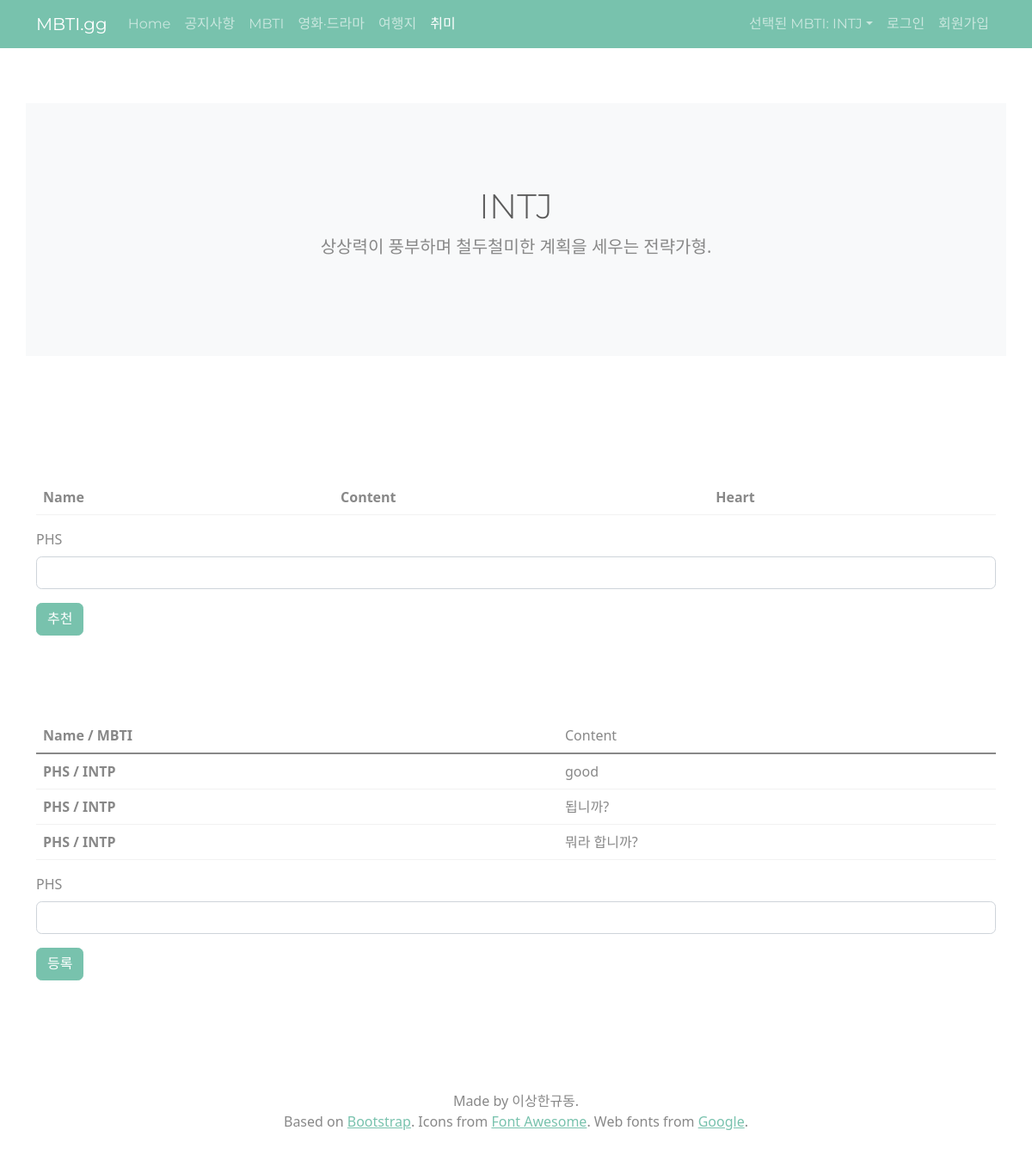
Page /hobby/?mbti=INTJ on the committed database.
### mbti/models.py (models this page shows)
class Mbti(models.Model):
    mbti_id = models.CharField(max_length=4, primary_key=True)
    desc = models.CharField(max_length=50)
    profile = models.TextField()

### hobby/models.py (models this page shows)
class HobbyComment(models.Model):
    h_cno = models.BigAutoField(primary_key = True)
    mbti_id = models.ForeignKey(Mbti,on_delete=models.CASCADE, db_column='mbti_id')
    user_id = models.ForeignKey(User, on_delete=models.CASCADE, db_column='user_id')
    comment = models.TextField()

### user/models.py (models this page shows)
class User(models.Model):
    user_id = models.CharField(max_length=20, primary_key=True)
    name = models.CharField(max_length=20, unique=True)
    pwd = models.CharField(max_length=50)
    mbti_id = models.ForeignKey('mbti.Mbti', on_delete=models.PROTECT, db_column='mbti_id')
    birth_dt = models.DateField(null=True, blank=True)
    GENDER_CHOICES = (
        ('M', 'Man'),
        ('F', 'Female')
    )
    gender = models.CharField(max_length=1, null=True, choices=GENDER_CHOICES )

### hobby/views.py (the view)
# urls.py: path('', views.index, name='hobby_index'),
def index(request):
    print('>>> Hobby - Index')
    try:
        selected_mbti = request.GET['mbti']
        hobbys = Hobby.objects.all()
        mbti_table = Mbti.objects.get(mbti_id=selected_mbti)
        likes = HobbyLiked.objects.all()
        cmts = HobbyComment.objects.all()
        user_mbti = request.session.get('user_mbti')
        user_name = request.session.get('user_name')
        context = {
            'title': 'Hobby',
            'nav_link_active': 'hobby',
            'selected_mbti': selected_mbti,
            'hobbys' : hobbys,
            'mbti_table' : mbti_table,
            'user_mbti': user_mbti,
            'user_name': user_name,
            'likes' : likes,
            'cmts' : cmts,
        }
        return render(request, 'hobby/index.html', context)
    except Exception:
        selected_mbti = ''
        context = {
            'selected_mbti': selected_mbti,
        }
        return render(request, 'hobby/select_mbti.html', context)

### hobby/templates/hobby/index.html (shortened to what this page needs)
{% include 'header.html' %}
{% block content %}
<body>
  <section class="py-5 text-center container bg-light">
    <div class="row py-lg-5">
      <div class="col-lg-6 col-md-8 mx-auto">
        <h1 class="fw-light" style="text-transform:uppercase">{{selected_mbti}}</h1>
        <p class="lead text-muted">{{mbti_table.profile}}</p>
      </div>
    </div>
  </section>
  <div class="album py-5">
  </div>
  <div class="user_rmd py-5 container">
    <table class="table">
      <thead>
        <tr>
          <th scope="col">Name</th>
          <th scope="col">Content</th>
          <th scope="col">Heart</th>
        </tr>
      </thead>
    </table>
    <div class="mb-3">
      <label for="user_rmd" class="user_name form-label">PHS</label>
      <input type="text" class="form-control" id="user_rmd">
    </div>
    <button type="submit" class="btn btn-primary like_submit">추천</button>
  </div>
  <div class="hobby_comment py-5 container" >
    <table class="table">
      <thead>
        <tr>
          <th scope="col">Name / MBTI</th>
          <td scope="col">Content</td>
        </tr>
      </thead>
      <tbody id="cmt_body">
      {% for cmt in cmts %}
        <tr>
          <th scope="row">{{cmt.user_id.name}} / {{cmt.mbti_id.mbti_id}}</th>
          <td>{{cmt.comment}}</td>
        </tr>
      {% endfor %}
      </tbody>
    </table>
    <div class="mb-3">
      <label for="user_comment" class="name form-label">PHS</label>
      <input type="text" class="form-control" id="user_comment">
    </div>
    <button type="submit" class="btn cmt_btn btn-primary">등록</button>
  </div>
</body>
{% endblock %}
{% include 'footer.html'%}

### common/templates/header.html (shortened to what this page needs)
<!DOCTYPE html>
{% load static %}
<html lang="en">
<head>
    <link rel="stylesheet" href="{% static '/assets/css/bootstrap.css' %}">
    <link rel="stylesheet" href="{% static '/assets/css/font-awesome.min.css' %}">
    <link rel="stylesheet" href="{% static '/assets/css/prism-okaidia.css' %}">
    <link rel="stylesheet" href="{% static '/assets/css/custom.min.css' %}">
</head>
<body>
    <nav class="navbar navbar-expand-lg fixed-top navbar-dark bg-primary">
        <div class="container">
            <a class="navbar-brand" href="../">MBTI.gg</a>
            <div class="collapse navbar-collapse" id="navbarResponsive">
                <ul class="navbar-nav">
                    <li class="nav-item">
                        <a class="nav-link{% if nav_link_active == 'home' %} active{% endif %}" href="../home{% if selected_mbti != '' %}/?mbti={{selected_mbti}}{% endif %}">Home</a>
                    </li>
                    <li class="nav-item">
                        <a class="nav-link{% if nav_link_active == 'notice' %} active{% endif %}" href="/notice{% if selected_mbti != '' %}/?mbti={{selected_mbti}}{% endif %}">공지사항</a>
                    </li>
                    <li class="nav-item">
                        <a class="nav-link{% if nav_link_active == 'mbti' %} active{% endif %}" href="../mbti{% if selected_mbti != '' %}/?mbti={{selected_mbti}}{% endif %}">MBTI</a>
                    </li>
                    <li class="nav-item">
                        <a class="nav-link{% if nav_link_active == 'movie' %} active{% endif %}" href="../movie{% if selected_mbti != '' %}/?mbti={{selected_mbti}}{% endif %}">영화·드라마</a>
                    </li>
                    <li class="nav-item">
                        <a class="nav-link{% if nav_link_active == 'place' %} active{% endif %}" href="../place{% if selected_mbti != '' %}/?mbti={{selected_mbti}}{% endif %}">여행지</a>
                    </li>
                    <li class="nav-item">
                        <a class="nav-link{% if nav_link_active == 'hobby' %} active{% endif %}" href="../hobby{% if selected_mbti != '' %}/?mbti={{selected_mbti}}{% endif %}">취미</a>
                    </li>
                </ul>
                <ul class="navbar-nav ms-md-auto">
                    {% if nav_link_active != 'user' %}
                    <li class="nav-item dropdown">
                        <a class="nav-link dropdown-toggle" data-bs-toggle="dropdown" href="#" role="button" aria-haspopup="true" aria-expanded="false">{% if selected_mbti == '' %}MBTI를 선택하세요{% else %}선택된 MBTI: {{selected_mbti}}{% endif %}</a>
                    </li>
                    {% endif %}
                    <li class="nav-item">
                        <a class="nav-link{% if nav_link_active == 'user' %}  active{% endif %}" href="../user/{% if login_type == 'login' %}info{% else %}login{% endif %}">{% if login_type == 'login' %}회원정보{% else %}로그인{% endif %}</a>
                    </li>
                    {% if login_type == 'login' %}
                    <li class="nav-item">
                        <a class="nav-link" href="../user/logout">로그아웃</a>
                    </li>
                    {% else %}
                    <li class="nav-item">
                        <a class="nav-link" href="../user/signup">회원가입</a>
                    </li>
                    {% endif %}
                </ul>
            </div>
        </div>
    </nav>
</body>
</html>

### rows in the picture
Mbti: mbti_id "INTJ", profile "상상력이 풍부하며 철두철미한 계획을 세우는 전략가형."
HobbyComment: user_id.name "PHS", mbti_id.mbti_id "INTP", comment "good"
HobbyComment: user_id.name "PHS", mbti_id.mbti_id "INTP", comment "됩니까?"
HobbyComment: user_id.name "PHS", mbti_id.mbti_id "INTP", comment "뭐라 합니까?"
